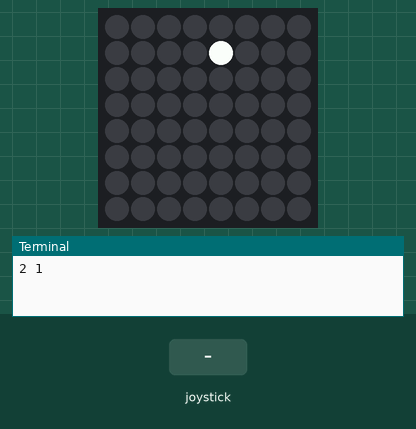
Recording of a program running on a simulated Raspberry Pi (BCM pin numbers) with a Sense HAT. On the bench: the Sense HAT's 8×8 RGB LED matrix, the last lines printed to the terminal. The test bench sets the inputs (shaded band). Random numbers come from a fixed seed.

Above: at 3.2 s.
3.3 s: joystick clicked
At 5.5 s:
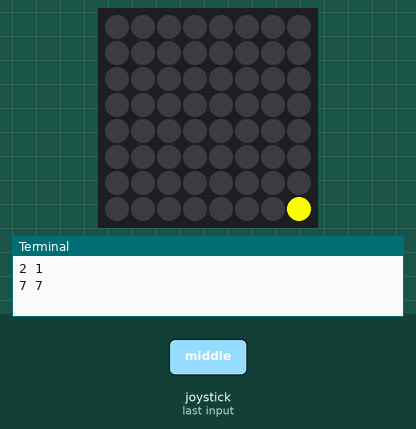
5.8 s: joystick pushed up
At 7.2 s:
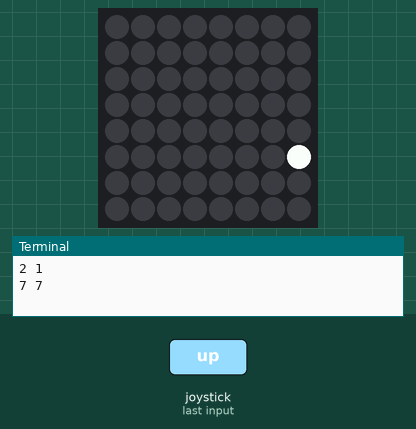
7.8 s: joystick pushed down
At 8.2 s:
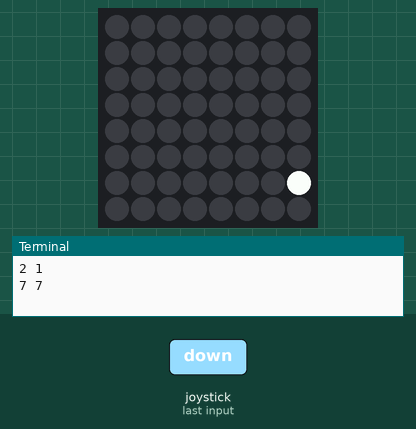
9.3 s: joystick pushed left
At 10.5 s:
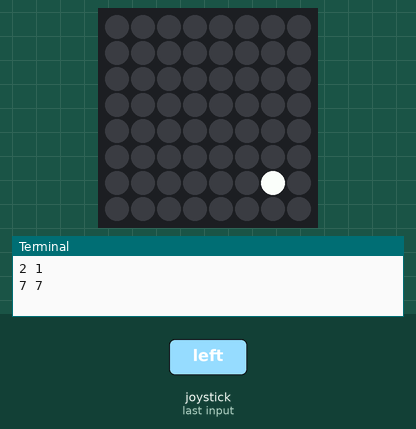
10.8 s: joystick clicked
At 12.5 s:
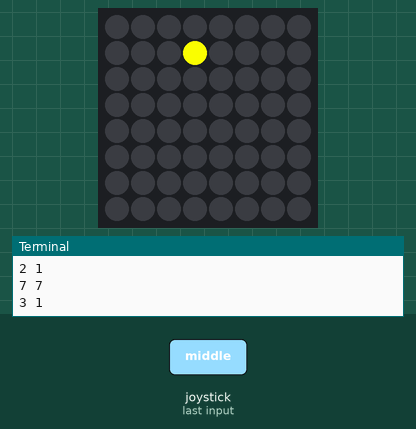
13.3 s: joystick pushed down
At 14.1 s:
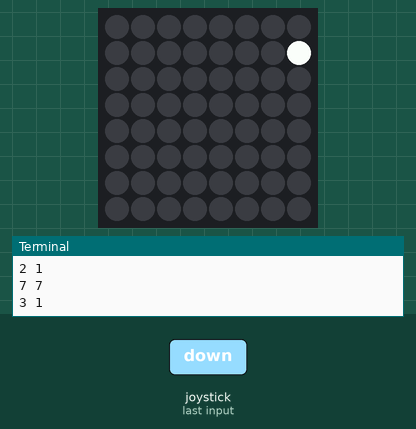
Timing chart, 0 to 16.3 s (numbered marks = the images above; inputs shaded):
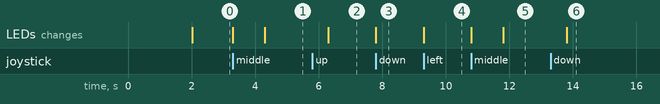

Measured:
- after the input at 3.3 s, the LEDs: first change at once (image 1 shows a later state)
- after the input at 7.8 s, the LEDs: change at once (image 3)
- after the input at 9.3 s, the LEDs: change at once (image 4)
- after the input at 10.8 s, the LEDs: first change at once (image 5 shows a later state)

The program:

treasure.py
```python
#!/bin/python3

from sense_hat import *
from time import sleep
from random import randint

sense = SenseHat()
sense.clear()

# Just return the actions we are interested in
def wait_for_move():
  while True:
    e = sense.stick.wait_for_event()
    if e.action != ACTION_RELEASED:
      return e

R = [255, 0, 0]  # red
Y = [255, 255, 0] # yellow
G = [0, 255, 0] # green
W = [255, 255, 255] # white

score = 0

for turns in range(10):

  coinx = randint(0,7)
  coiny = randint(0,7)
  print(coinx, coiny)

  sense.set_pixel(coinx, coiny, Y)
  sleep(2)
  sense.clear()

  x = randint(0,7)
  y = randint(0,7)
  sense.set_pixel(x, y, W)

  while True:

    e = wait_for_move()

    if e.direction == DIRECTION_MIDDLE:

      if x == coinx and y == coiny:
        sense.set_pixel(x, y, G)
        score += 1
      else:
        sense.set_pixel(x, y, R)

      sleep(1)
      sense.clear()
      break;

    sense.clear()

    if e.direction ==  DIRECTION_UP and y > 0:
      y = y - 1

    elif e.direction ==  DIRECTION_DOWN and y < 7:
      y = y + 1

    elif e.direction ==  DIRECTION_LEFT and x > 0:
      x = x - 1

    elif e.direction ==  DIRECTION_RIGHT and x < 7:
      x = x + 1

    sense.set_pixel(x, y, W)

sense.show_message("Score: " + str(score))
```
